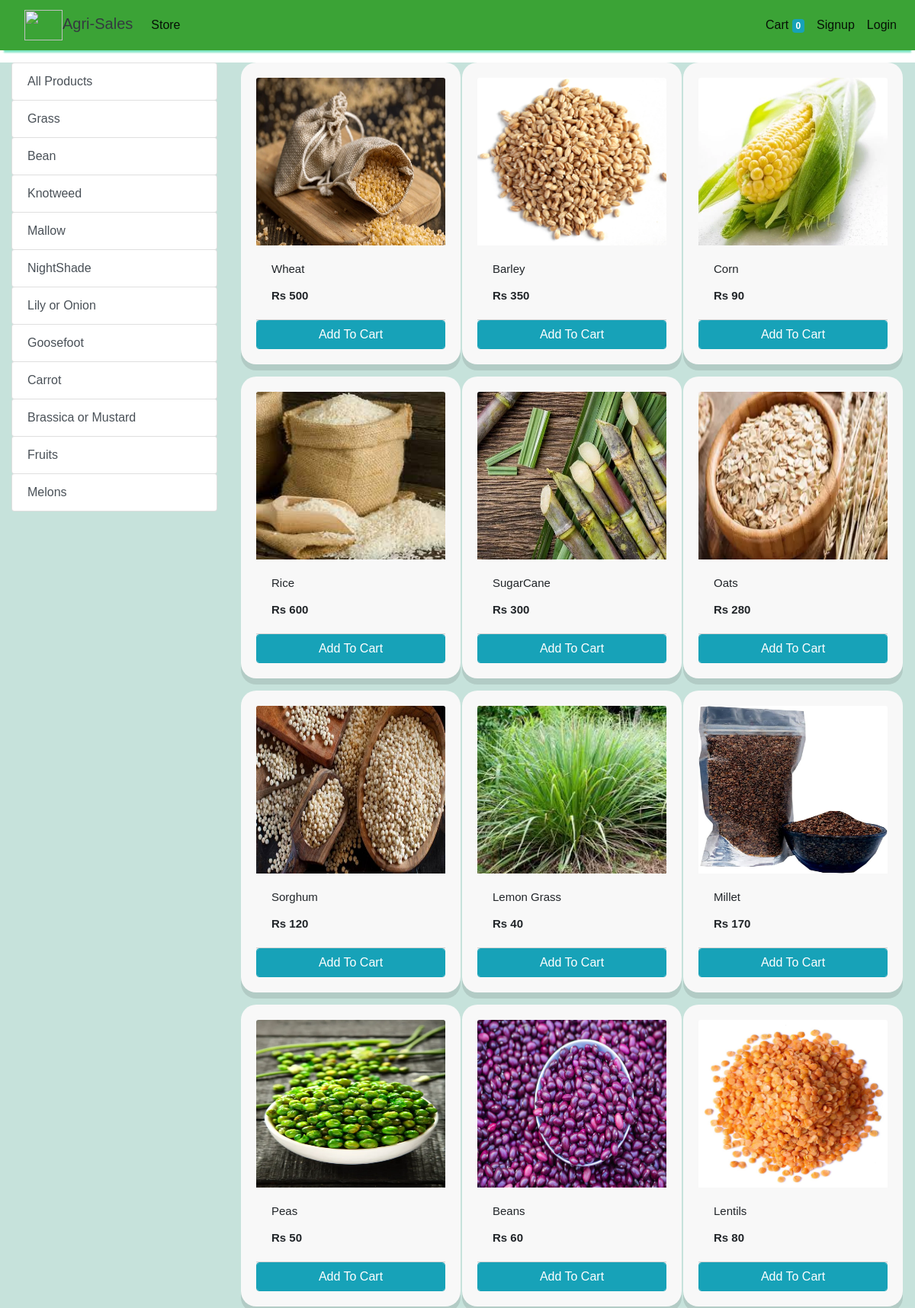
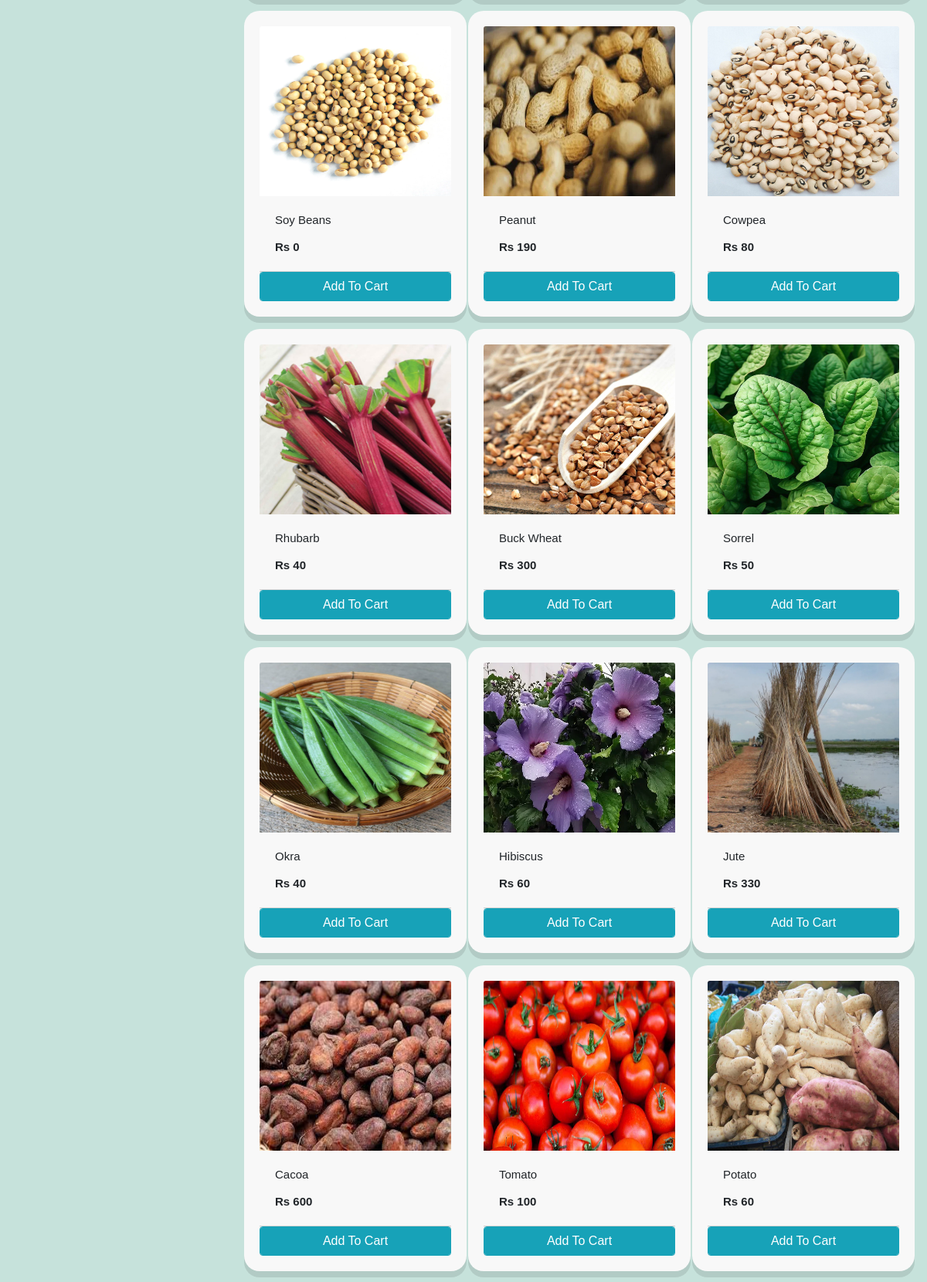
The app's page /store (upper part) with its own data (2 pictures, top to bottom).
### store/models/category.py (models this page shows, shortened)
class Category(models.Model):
    name= models.CharField(max_length=50)
    @staticmethod
    def get_all_categories():
        return Category.objects.all()

### store/models/product.py (models this page shows, shortened)
class Products(models.Model):
    name = models.CharField(max_length=60)
    price= models.IntegerField(default=0)
    category= models.ForeignKey(Category,on_delete=models.CASCADE,default=1 )
    description= models.CharField(max_length=250, default='', blank=True, null= True)
    image= models.ImageField(upload_to='uploads/products/')
    @staticmethod
    def get_all_products():
        return Products.objects.all()

### store/views/home.py (the view)
# urls.py: path('' , include('store.urls'))
def store(request):
    cart = request.session.get('cart')
    if not cart:
        request.session['cart'] = {}
    products = None
    categories = Category.get_all_categories()
    categoryID = request.GET.get('category')
    if categoryID:
        products = Products.get_all_products_by_categoryid(categoryID)
    else:
        products = Products.get_all_products();
    data = {}
    data['products'] = products
    data['categories'] = categories
    print('you are : ', request.session.get('email'))
    return render(request, 'index.html', data)

### store/templatetags/cart.py (called while the page is built)
@register.filter (name='is_in_cart')
def is_in_cart(product, cart):
    keys = cart.keys ()
    for id in keys:
        if int (id) == product.id:
            return True
    return False;

### store/templatetags/custom_filter.py (called while the page is built)
@register.filter(name='currency')
def currency(number):
    return "Rs "+str(number)

### store/templates/index.html (shortened to what this page needs)
{% extends 'base.html' %}
{% block content %}
{% load cart %}
{% load custom_filter %}
<div class="container-fluid mt-3">
	<div class="row">
		<div class="col-lg-3 mx-auto">
			<div class="list-group">
				<a href="/" class="list-group-item list-group-item-action btn btn-outline-info">All Products</a>
				{% for category in categories %}
				<a href="/?category={{category.id}}"
					class="list-group-item list-group-item-action btn btn-outline-info">{{category.name}}</a>
				{% endfor %}
			</div>
		</div>
		<div id='products' class="col-lg-9 mx-auto">
			<div class="row mx-auto">
				{% for product in products %}
				<div class="card mx-auto mb-3" id={{product.id}} style="width: 18rem;">
					<img class="card-img-top" src="{{product.image.url}}" alt="Card image cap">
					<div class="card-body">
						<p class="card-title">{{product.name}}</p>
						<p class="card-text"><b>{{product.price|currency}}</b></p>
					</div>
					<div class="card-footer p-0 no-gutters">
						{% if product|is_in_cart:request.session.cart %}
						<div class="row no-gutters">
							<form action="/#{{product.id}}" class="col-2 " method="post">
								{% csrf_token %}
								<input hidden type="text" name='product' value='{{product.id}}'>
								<input hidden type="text" name='remove' value='True'>
								<input type="submit" value=" - " class="btn btn-block btn-info border-right">
							</form>
							<div class="text-center col btn btn-info">{{product|cart_quantity:request.session.cart}} in Cart</div>
							<form action="/#{{product.id}}" class="col-2 " method="post">
								{% csrf_token %}
								<input hidden type="text" name='product' value='{{product.id}}'>
								<input type="submit" value=" + " class="btn btn-block btn-info border-left">
							</form>
						</div>
						{% else %}
						<form action="/#{{product.id}}" method="POST" class="btn-block">
							<input type="submit" class="float-right btn btn-info form-control"
								value="Add To Cart">
						</form>
						{% endif %}
					</div>
				</div>
				{% endfor %}
			</div>
		</div>
	</div>
</div>
{% endblock %}

### store/templates/base.html (shortened to what this page needs)
<!doctype html>
<html lang="en">
<head>
  <link rel="stylesheet" href="https://maxcdn.bootstrapcdn.com/bootstrap/4.0.0/css/bootstrap.min.css"
>
</head>
<body>
<nav class="one-edge-shadow
  navbar navbar-light
  sticky-top navbar
  navbar-expand-lg
  text-white">
    <a class="navbar-brand ms-3 text-dark " href="/">
    <link rel="stylesheet" href="https://use.fontawesome.com/releases/v5.7.0/css/all.css">
    <div class = "log">
    <img src="https://www.freepnglogos.com/uploads/shopping-cart-png/shopping-cart-svg-png-icon-download-28.png" style="width:50px;height:50px,color:text-light;">Agri-Sales</a>
    <div class="collapse navbar-collapse" id="navbarSupportedContent">
      <ul class="navbar-nav mr-auto">
        <li class="nav-item active">
          <a class="nav-link" href="/store">Store <span class="sr-only">(current)</span></a>
        </li>
          </ul>
      <ul class=" navbar-nav my-2 my-lg-0">
        <li class="nav-item active">
          <a class="nav-link" href="/cart">Cart
            <span class="badge badge-info">{{request.session.cart.keys|length}}</span>
            <span class="sr-only">(current)</span></a>
        </li>
        {% if request.session.customer %}
        <li class="nav-item active ">
          <a class="nav-link" href="/orders">Orders<span class="sr-only">(current)</span></a>
        </li>
        <li class="nav-item active ">
          <a class="nav-link" href="/logout">Logout<span class="sr-only">(current)</span></a>
        </li>
        {% else %}
        <li class="nav-item active">
          <a class="nav-link" href="/signup">Signup<span class="sr-only">(current)</span></a>
        </li>
        <li class="nav-item active">
          <a class="nav-link" href="/login">Login<span class="sr-only">(current)</span></a>
        </li>
        {% endif %}
      </ul>
    </div>
  </nav>
  {% block content %}{% endblock %}
</body>
</html>

### store/templates/base.html (style rules this page uses)
nav { background-color: rgb(59, 163, 54); }
.one-edge-shadow { box-shadow: 0 8px 2px -5px rgb(128, 229, 197); }
.container-fluid { background-color:#c6e2db; font-size:15px; }
.log img { width:30px; height:40px; }
img { height:500px; width:300px; }
.card { width: 18rem; height:auto; background-color:#66929a; border: none !important; border-radius: 20px !important; overflow: hidden; padding:20px; position: relative; display: flex; -webkit-box-orient: vertical; -webkit-box-direction: normal; flex-direction: column; min-width: 0px; overflow-wrap: break-word; background-color: rgb(248, 248, 248); background-clip: border-box; border: 0px solid rgba(0, 0, 0, 0.125); border-radius: 0.57rem; cursor: pointer; }
.card { box-shadow: rgba(0, 0, 0, 0.1) 0px 8px 0px; position: relative; margin-bottom: 1.56rem; }
body { font-family: 'Nunito', sans-serif; }
.card img { max-height: 220px; }

### records on screen
Category: name "Grass"
Category: name "Bean"
Category: name "Knotweed"
Category: name "Mallow"
Category: name "NightShade"
Category: name "Lily or Onion"
Category: name "Goosefoot"
Category: name "Carrot"
Category: name "Brassica or Mustard"
Category: name "Fruits"
Category: name "Melons"
Products: image (picture), name "Wheat", price "Rs 500"
Products: image (picture), name "Barley", price "Rs 350"
Products: image (picture), name "Corn", price "Rs 90"
Products: image (picture), name "Rice", price "Rs 600"
Products: image (picture), name "SugarCane", price "Rs 300"
Products: image (picture), name "Oats", price "Rs 280"
Products: image (picture), name "Sorghum", price "Rs 120"
Products: image (picture), name "Lemon Grass", price "Rs 40"
Products: image (picture), name "Millet", price "Rs 170"
Products: image (picture), name "Peas", price "Rs 50"
Products: image (picture), name "Beans", price "Rs 60"
Products: image (picture), name "Lentils", price "Rs 80"
Products: image (picture), name "Soy Beans", price "Rs 0"
Products: image (picture), name "Peanut", price "Rs 190"
Products: image (picture), name "Cowpea", price "Rs 80"
Products: image (picture), name "Rhubarb", price "Rs 40"
Products: image (picture), name "Buck Wheat", price "Rs 300"
Products: image (picture), name "Sorrel", price "Rs 50"
Products: image (picture), name "Okra", price "Rs 40"
Products: image (picture), name "Hibiscus", price "Rs 60"
Products: image (picture), name "Jute", price "Rs 330"
Products: image (picture), name "Cacoa", price "Rs 600"
Products: image (picture), name "Tomato", price "Rs 100"
Products: image (picture), name "Potato", price "Rs 60"

### other values on screen
{{ request.session.cart.keys|length }} "0"
